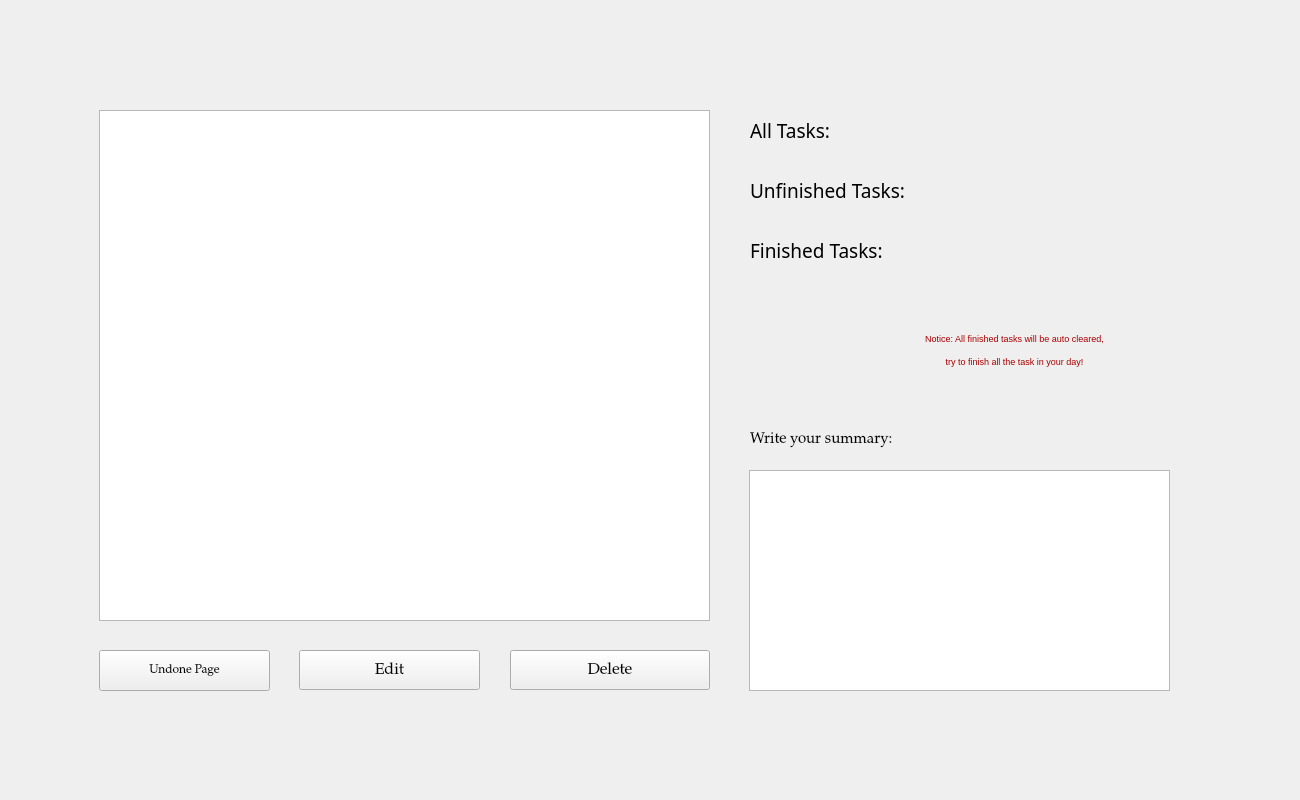
<?xml version="1.0" encoding="UTF-8"?>
<ui version="4.0">
 <class>TodoWidget</class>
 <widget class="QWidget" name="TodoWidget">
  <property name="geometry">
   <rect>
    <x>0</x>
    <y>0</y>
    <width>1300</width>
    <height>800</height>
   </rect>
  </property>
  <property name="sizePolicy">
   <sizepolicy hsizetype="Fixed" vsizetype="Fixed">
    <horstretch>0</horstretch>
    <verstretch>0</verstretch>
   </sizepolicy>
  </property>
  <property name="minimumSize">
   <size>
    <width>1300</width>
    <height>800</height>
   </size>
  </property>
  <property name="maximumSize">
   <size>
    <width>1300</width>
    <height>800</height>
   </size>
  </property>
  <property name="font">
   <font>
    <family>Palatino Linotype</family>
   </font>
  </property>
  <property name="windowTitle">
   <string>Widget</string>
  </property>
  <widget class="QStackedWidget" name="stackedWidget">
   <property name="geometry">
    <rect>
     <x>0</x>
     <y>0</y>
     <width>1300</width>
     <height>800</height>
    </rect>
   </property>
   <property name="cursor">
    <cursorShape>ArrowCursor</cursorShape>
   </property>
   <property name="mouseTracking">
    <bool>true</bool>
   </property>
   <property name="tabletTracking">
    <bool>true</bool>
   </property>
   <property name="frameShape">
    <enum>QFrame::NoFrame</enum>
   </property>
   <property name="frameShadow">
    <enum>QFrame::Raised</enum>
   </property>
   <property name="currentIndex">
    <number>1</number>
   </property>
   <widget class="QWidget" name="page">
    <widget class="QLineEdit" name="lineEdit">
     <property name="geometry">
      <rect>
       <x>90</x>
       <y>130</y>
       <width>921</width>
       <height>50</height>
      </rect>
     </property>
     <property name="sizePolicy">
      <sizepolicy hsizetype="Fixed" vsizetype="Fixed">
       <horstretch>0</horstretch>
       <verstretch>0</verstretch>
      </sizepolicy>
     </property>
     <property name="minimumSize">
      <size>
       <width>150</width>
       <height>50</height>
      </size>
     </property>
     <property name="font">
      <font>
       <family>Palatino Linotype</family>
       <pointsize>12</pointsize>
      </font>
     </property>
     <property name="placeholderText">
      <string>Enter a task item</string>
     </property>
    </widget>
    <widget class="QPushButton" name="pushButton">
     <property name="geometry">
      <rect>
       <x>1040</x>
       <y>130</y>
       <width>101</width>
       <height>50</height>
      </rect>
     </property>
     <property name="minimumSize">
      <size>
       <width>10</width>
       <height>50</height>
      </size>
     </property>
     <property name="font">
      <font>
       <family>Palatino Linotype</family>
       <pointsize>12</pointsize>
       <bold>false</bold>
      </font>
     </property>
     <property name="cursor">
      <cursorShape>PointingHandCursor</cursorShape>
     </property>
     <property name="styleSheet">
      <string notr="true"/>
     </property>
     <property name="text">
      <string>Add</string>
     </property>
     <property name="icon">
      <iconset>
       <normaloff>../../icon/toplion图标库 _添加-71.png</normaloff>../../icon/toplion图标库 _添加-71.png</iconset>
     </property>
     <property name="iconSize">
      <size>
       <width>30</width>
       <height>30</height>
      </size>
     </property>
    </widget>
    <widget class="QListWidget" name="listWidget">
     <property name="geometry">
      <rect>
       <x>90</x>
       <y>200</y>
       <width>1061</width>
       <height>421</height>
      </rect>
     </property>
     <property name="font">
      <font>
       <family>Microsoft YaHei UI</family>
       <pointsize>14</pointsize>
       <bold>true</bold>
      </font>
     </property>
     <property name="cursor" stdset="0">
      <cursorShape>ArrowCursor</cursorShape>
     </property>
     <property name="styleSheet">
      <string notr="true">color:black;
</string>
     </property>
    </widget>
    <widget class="QPushButton" name="pushButton_3">
     <property name="geometry">
      <rect>
       <x>360</x>
       <y>640</y>
       <width>221</width>
       <height>40</height>
      </rect>
     </property>
     <property name="minimumSize">
      <size>
       <width>200</width>
       <height>40</height>
      </size>
     </property>
     <property name="font">
      <font>
       <family>Palatino Linotype</family>
       <pointsize>12</pointsize>
      </font>
     </property>
     <property name="cursor">
      <cursorShape>PointingHandCursor</cursorShape>
     </property>
     <property name="text">
      <string>Edit</string>
     </property>
     <property name="icon">
      <iconset resource="res.qrc">
       <normaloff>:/icon/manage.png</normaloff>:/icon/manage.png</iconset>
     </property>
     <property name="iconSize">
      <size>
       <width>30</width>
       <height>30</height>
      </size>
     </property>
    </widget>
    <widget class="QPushButton" name="pushButton_2">
     <property name="geometry">
      <rect>
       <x>670</x>
       <y>640</y>
       <width>200</width>
       <height>40</height>
      </rect>
     </property>
     <property name="minimumSize">
      <size>
       <width>200</width>
       <height>40</height>
      </size>
     </property>
     <property name="font">
      <font>
       <family>Palatino Linotype</family>
       <pointsize>12</pointsize>
      </font>
     </property>
     <property name="cursor">
      <cursorShape>PointingHandCursor</cursorShape>
     </property>
     <property name="text">
      <string>Finish</string>
     </property>
     <property name="icon">
      <iconset resource="res.qrc">
       <normaloff>:/icon/check.png</normaloff>:/icon/check.png</iconset>
     </property>
     <property name="iconSize">
      <size>
       <width>30</width>
       <height>30</height>
      </size>
     </property>
    </widget>
    <widget class="QPushButton" name="pushButton_4">
     <property name="geometry">
      <rect>
       <x>90</x>
       <y>640</y>
       <width>201</width>
       <height>40</height>
      </rect>
     </property>
     <property name="minimumSize">
      <size>
       <width>200</width>
       <height>40</height>
      </size>
     </property>
     <property name="font">
      <font>
       <family>Palatino Linotype</family>
       <pointsize>12</pointsize>
      </font>
     </property>
     <property name="cursor">
      <cursorShape>PointingHandCursor</cursorShape>
     </property>
     <property name="text">
      <string>Delete</string>
     </property>
     <property name="icon">
      <iconset resource="res.qrc">
       <normaloff>:/icon/delete2.png</normaloff>:/icon/delete2.png</iconset>
     </property>
     <property name="iconSize">
      <size>
       <width>30</width>
       <height>30</height>
      </size>
     </property>
    </widget>
    <widget class="QPushButton" name="GotoFinishedpageButton">
     <property name="geometry">
      <rect>
       <x>950</x>
       <y>640</y>
       <width>201</width>
       <height>41</height>
      </rect>
     </property>
     <property name="font">
      <font>
       <family>Palatino Linotype</family>
       <pointsize>10</pointsize>
      </font>
     </property>
     <property name="cursor">
      <cursorShape>PointingHandCursor</cursorShape>
     </property>
     <property name="styleSheet">
      <string notr="true">GotoFinishedpage</string>
     </property>
     <property name="text">
      <string>Finished Page</string>
     </property>
     <property name="icon">
      <iconset>
       <normaloff>../../icon/Chevron-Right 2.png</normaloff>../../icon/Chevron-Right 2.png</iconset>
     </property>
    </widget>
   </widget>
   <widget class="QWidget" name="page_2">
    <widget class="QListWidget" name="listWidget_2">
     <property name="enabled">
      <bool>true</bool>
     </property>
     <property name="geometry">
      <rect>
       <x>99</x>
       <y>110</y>
       <width>611</width>
       <height>511</height>
      </rect>
     </property>
     <property name="cursor" stdset="0">
      <cursorShape>PointingHandCursor</cursorShape>
     </property>
     <property name="styleSheet">
      <string notr="true">font: 16pt &quot;Algerian&quot;;
text-decoration: line-through;</string>
     </property>
    </widget>
    <widget class="QTextEdit" name="textEdit">
     <property name="geometry">
      <rect>
       <x>749</x>
       <y>470</y>
       <width>421</width>
       <height>221</height>
      </rect>
     </property>
     <property name="cursor" stdset="0">
      <cursorShape>IBeamCursor</cursorShape>
     </property>
    </widget>
    <widget class="QLabel" name="label_2">
     <property name="geometry">
      <rect>
       <x>750</x>
       <y>170</y>
       <width>400</width>
       <height>40</height>
      </rect>
     </property>
     <property name="font">
      <font>
       <family>Algerian</family>
       <pointsize>14</pointsize>
       <italic>false</italic>
       <bold>false</bold>
      </font>
     </property>
     <property name="styleSheet">
      <string notr="true">font: 14pt &quot;Algerian&quot;;</string>
     </property>
     <property name="text">
      <string>Unfinished Tasks:</string>
     </property>
    </widget>
    <widget class="QLabel" name="label_3">
     <property name="geometry">
      <rect>
       <x>750</x>
       <y>230</y>
       <width>400</width>
       <height>40</height>
      </rect>
     </property>
     <property name="font">
      <font>
       <family>Algerian</family>
       <pointsize>14</pointsize>
       <italic>false</italic>
       <bold>false</bold>
      </font>
     </property>
     <property name="styleSheet">
      <string notr="true">font: 14pt &quot;Algerian&quot;;</string>
     </property>
     <property name="text">
      <string>Finished Tasks:</string>
     </property>
    </widget>
    <widget class="QLabel" name="label_5">
     <property name="geometry">
      <rect>
       <x>750</x>
       <y>420</y>
       <width>400</width>
       <height>40</height>
      </rect>
     </property>
     <property name="font">
      <font>
       <family>Palatino Linotype</family>
       <pointsize>11</pointsize>
       <italic>false</italic>
       <bold>false</bold>
      </font>
     </property>
     <property name="styleSheet">
      <string notr="true"/>
     </property>
     <property name="text">
      <string>Write your summary:</string>
     </property>
    </widget>
    <widget class="QPushButton" name="pushButton_5">
     <property name="geometry">
      <rect>
       <x>299</x>
       <y>650</y>
       <width>181</width>
       <height>40</height>
      </rect>
     </property>
     <property name="minimumSize">
      <size>
       <width>150</width>
       <height>40</height>
      </size>
     </property>
     <property name="font">
      <font>
       <family>Palatino Linotype</family>
       <pointsize>12</pointsize>
      </font>
     </property>
     <property name="cursor">
      <cursorShape>PointingHandCursor</cursorShape>
     </property>
     <property name="text">
      <string>Edit</string>
     </property>
     <property name="icon">
      <iconset>
       <normaloff>../../icon/toplion图标库 _更多管理.png</normaloff>../../icon/toplion图标库 _更多管理.png</iconset>
     </property>
     <property name="iconSize">
      <size>
       <width>30</width>
       <height>30</height>
      </size>
     </property>
    </widget>
    <widget class="QPushButton" name="pushButton_6">
     <property name="geometry">
      <rect>
       <x>510</x>
       <y>650</y>
       <width>200</width>
       <height>40</height>
      </rect>
     </property>
     <property name="minimumSize">
      <size>
       <width>200</width>
       <height>40</height>
      </size>
     </property>
     <property name="font">
      <font>
       <family>Palatino Linotype</family>
       <pointsize>12</pointsize>
      </font>
     </property>
     <property name="cursor">
      <cursorShape>PointingHandCursor</cursorShape>
     </property>
     <property name="text">
      <string>Delete</string>
     </property>
     <property name="icon">
      <iconset>
       <normaloff>../../icon/toplion图标库 _删除.png</normaloff>../../icon/toplion图标库 _删除.png</iconset>
     </property>
     <property name="iconSize">
      <size>
       <width>30</width>
       <height>30</height>
      </size>
     </property>
    </widget>
    <widget class="QLabel" name="label_6">
     <property name="geometry">
      <rect>
       <x>750</x>
       <y>110</y>
       <width>400</width>
       <height>40</height>
      </rect>
     </property>
     <property name="font">
      <font>
       <family>Algerian</family>
       <pointsize>14</pointsize>
       <italic>false</italic>
       <bold>false</bold>
      </font>
     </property>
     <property name="styleSheet">
      <string notr="true">font: 14pt &quot;Algerian&quot;;</string>
     </property>
     <property name="text">
      <string>All Tasks:</string>
     </property>
    </widget>
    <widget class="QLabel" name="label_8">
     <property name="geometry">
      <rect>
       <x>749</x>
       <y>280</y>
       <width>531</width>
       <height>141</height>
      </rect>
     </property>
     <property name="font">
      <font>
       <family>Arial</family>
       <pointsize>7</pointsize>
      </font>
     </property>
     <property name="text">
      <string>&lt;html&gt;&lt;head/&gt;&lt;body&gt;&lt;p&gt;&lt;span style=&quot; color:#aa0000;&quot;&gt;Notice: All finished tasks will be auto cleared,&lt;/span&gt;&lt;/p&gt;&lt;p&gt;&lt;span style=&quot; color:#aa0000;&quot;&gt;try to finish all the task in your day!&lt;/span&gt;&lt;/p&gt;&lt;/body&gt;&lt;/html&gt;</string>
     </property>
     <property name="alignment">
      <set>Qt::AlignCenter</set>
     </property>
    </widget>
    <widget class="QPushButton" name="GotoUndonepageButton">
     <property name="geometry">
      <rect>
       <x>99</x>
       <y>650</y>
       <width>171</width>
       <height>41</height>
      </rect>
     </property>
     <property name="font">
      <font>
       <family>Palatino Linotype</family>
      </font>
     </property>
     <property name="cursor">
      <cursorShape>PointingHandCursor</cursorShape>
     </property>
     <property name="text">
      <string>Undone Page</string>
     </property>
     <property name="icon">
      <iconset>
       <normaloff>../../icon/Chevron-Left 2.png</normaloff>../../icon/Chevron-Left 2.png</iconset>
     </property>
    </widget>
   </widget>
  </widget>
  <widget class="QLabel" name="label">
   <property name="enabled">
    <bool>false</bool>
   </property>
   <property name="geometry">
    <rect>
     <x>10</x>
     <y>10</y>
     <width>1261</width>
     <height>781</height>
    </rect>
   </property>
   <property name="text">
    <string/>
   </property>
  </widget>
  <zorder>label</zorder>
  <zorder>stackedWidget</zorder>
 </widget>
 <resources>
  <include location="res.qrc"/>
 </resources>
 <connections/>
</ui>
